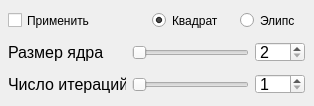
     <widget class="QWidget" name="tab_2">
      <attribute name="title">
       <string>Размыкание</string>
      </attribute>
      <widget class="QWidget" name="layoutWidget_25">
       <property name="geometry">
        <rect>
         <x>8</x>
         <y>72</y>
         <width>297</width>
         <height>25</height>
        </rect>
       </property>
       <layout class="QHBoxLayout" name="hrzntlLt_23">
        <item>
         <widget class="QLabel" name="lbl_OpeningIteration">
          <property name="minimumSize">
           <size>
            <width>118</width>
            <height>20</height>
           </size>
          </property>
          <property name="maximumSize">
           <size>
            <width>118</width>
            <height>20</height>
           </size>
          </property>
          <property name="font">
           <font>
            <pointsize>12</pointsize>
            <weight>50</weight>
            <bold>false</bold>
           </font>
          </property>
          <property name="text">
           <string>Число итераций</string>
          </property>
         </widget>
        </item>
        <item>
         <widget class="QSlider" name="sldr_OpeningIteration">
          <property name="font">
           <font>
            <pointsize>12</pointsize>
            <weight>50</weight>
            <bold>false</bold>
           </font>
          </property>
          <property name="minimum">
           <number>1</number>
          </property>
          <property name="orientation">
           <enum>Qt::Horizontal</enum>
          </property>
         </widget>
        </item>
        <item>
         <widget class="QSpinBox" name="spnBx_OpeningIteration">
          <property name="minimumSize">
           <size>
            <width>50</width>
            <height>20</height>
           </size>
          </property>
          <property name="maximumSize">
           <size>
            <width>50</width>
            <height>20</height>
           </size>
          </property>
          <property name="font">
           <font>
            <pointsize>12</pointsize>
            <weight>50</weight>
            <bold>false</bold>
           </font>
          </property>
          <property name="minimum">
           <number>1</number>
          </property>
         </widget>
        </item>
       </layout>
      </widget>
      <widget class="QWidget" name="layoutWidget_26">
       <property name="geometry">
        <rect>
         <x>8</x>
         <y>40</y>
         <width>297</width>
         <height>25</height>
        </rect>
       </property>
       <layout class="QHBoxLayout" name="hrzntlLt_22">
        <item>
         <widget class="QLabel" name="lbl_OpeningSizeKernel">
          <property name="minimumSize">
           <size>
            <width>118</width>
            <height>20</height>
           </size>
          </property>
          <property name="maximumSize">
           <size>
            <width>118</width>
            <height>20</height>
           </size>
          </property>
          <property name="font">
           <font>
            <pointsize>12</pointsize>
            <weight>50</weight>
            <bold>false</bold>
           </font>
          </property>
          <property name="text">
           <string>Размер ядра</string>
          </property>
         </widget>
        </item>
        <item>
         <widget class="QSlider" name="sldr_OpeningSizeKernel">
          <property name="font">
           <font>
            <pointsize>12</pointsize>
            <weight>50</weight>
            <bold>false</bold>
           </font>
          </property>
          <property name="minimum">
           <number>2</number>
          </property>
          <property name="orientation">
           <enum>Qt::Horizontal</enum>
          </property>
         </widget>
        </item>
        <item>
         <widget class="QSpinBox" name="spnBx_OpeningSizeKernel">
          <property name="minimumSize">
           <size>
            <width>50</width>
            <height>20</height>
           </size>
          </property>
          <property name="maximumSize">
           <size>
            <width>50</width>
            <height>20</height>
           </size>
          </property>
          <property name="font">
           <font>
            <pointsize>12</pointsize>
            <weight>50</weight>
            <bold>false</bold>
           </font>
          </property>
          <property name="minimum">
           <number>2</number>
          </property>
         </widget>
        </item>
       </layout>
      </widget>
      <widget class="QCheckBox" name="chckBx_OpeningApply">
       <property name="geometry">
        <rect>
         <x>8</x>
         <y>8</y>
         <width>105</width>
         <height>25</height>
        </rect>
       </property>
       <property name="minimumSize">
        <size>
         <width>105</width>
         <height>25</height>
        </size>
       </property>
       <property name="maximumSize">
        <size>
         <width>105</width>
         <height>20</height>
        </size>
       </property>
       <property name="text">
        <string>Применить</string>
       </property>
      </widget>
      <widget class="QRadioButton" name="rdBttn_OpeningRect">
       <property name="geometry">
        <rect>
         <x>152</x>
         <y>8</y>
         <width>82</width>
         <height>25</height>
        </rect>
       </property>
       <property name="text">
        <string>Квадрат</string>
       </property>
       <property name="checked">
        <bool>true</bool>
       </property>
      </widget>
      <widget class="QRadioButton" name="rdBttn_ClosingEllipse_2">
       <property name="geometry">
        <rect>
         <x>240</x>
         <y>8</y>
         <width>65</width>
         <height>25</height>
        </rect>
       </property>
       <property name="text">
        <string>Элипс</string>
       </property>
      </widget>
     </widget>
